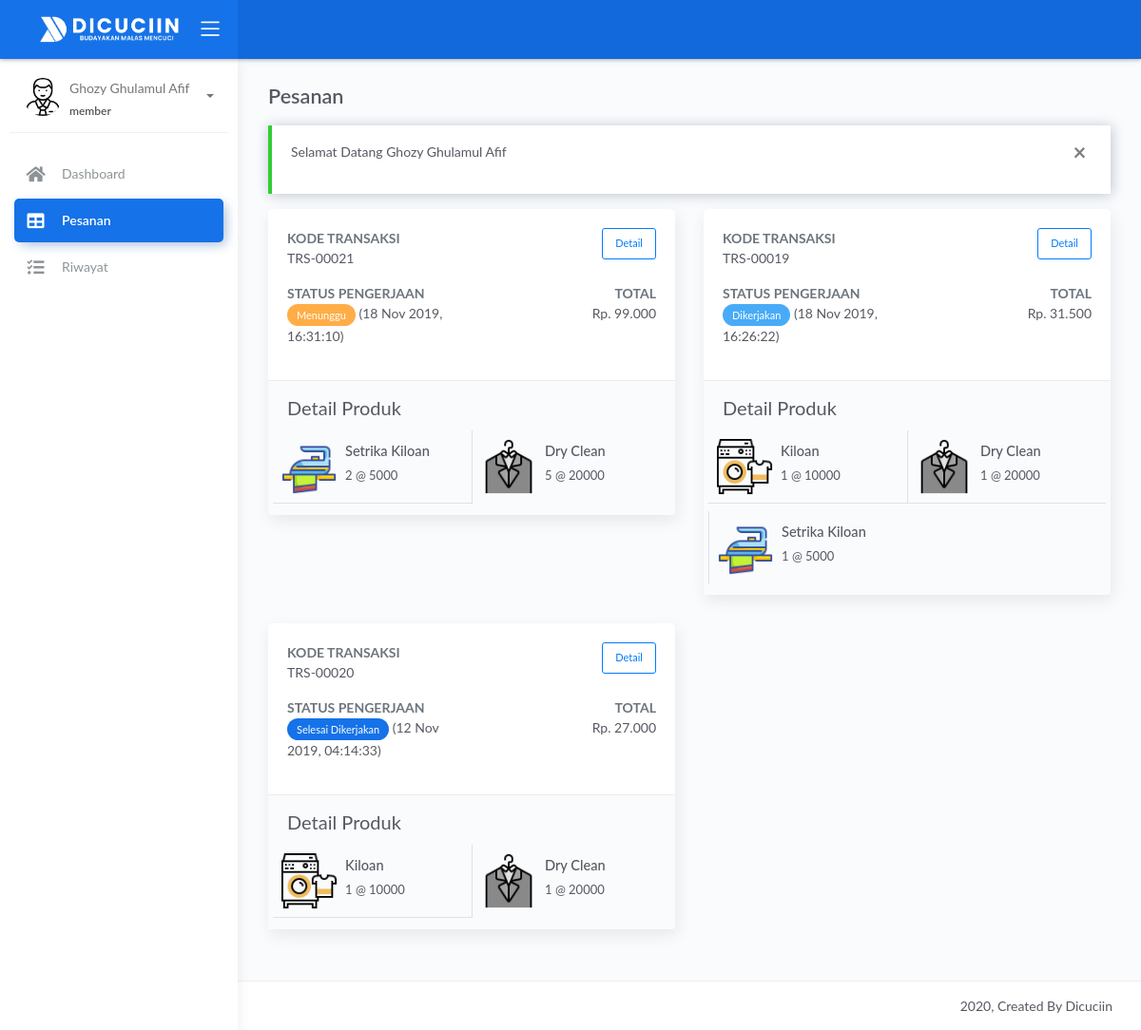
Page /member/index.php?page=pesanan (signed in) on the committed database.
### tables this page shows
CREATE TABLE `transaksi` (
  `kode_transaksi` varchar(10) NOT NULL,
  `tgl_transaksi` timestamp NOT NULL DEFAULT current_timestamp(),
  `pemesan` varchar(50) NOT NULL,
  `telp` varchar(15) NOT NULL,
  `alamat` varchar(255) NOT NULL,
  `logistik` enum('Diantar','Ambil Sendiri') NOT NULL DEFAULT 'Ambil Sendiri',
  `diskon` int(2) NOT NULL DEFAULT 0,
  `total` float NOT NULL,
  `tunai` float NOT NULL,
  `status` enum('0','1','2','3','4') NOT NULL DEFAULT '0' COMMENT '0 - menunggu, 1 - dikerjakan, 2 - selesai dikerjakan, 3 - dikirim, 4 - selesai',
  `update_at` timestamp NOT NULL DEFAULT current_timestamp() ON UPDATE current_timestamp(),
  `id_member` varchar(5) NOT NULL DEFAULT '0'
);

### member/sistem/content.php (called while the page is built, shortened)
<?php
$get_page = $_GET['page'];
switch ($get_page) {
    case 'pesanan':
        $title = 'Pesanan';
        $ps_active = 'active';
        break;
}

### member/views/pesanan.php (the view, shortened to what this page needs)
<?php
$query = mysqli_query($koneksi, "SELECT * FROM transaksi WHERE status < '4' AND id_member = '$_SESSION[id]' ORDER BY status ASC, tgl_transaksi ASC");
?>
<div class="page-inner">
    <div class="row heading">
        <div class="col-8">
            <h2 class="pb-2 fw-bold"><?= $title ?></h2>
        </div>
    </div>
    <?php if (@$_SESSION['pesan']): ?>
        <div class="alert alert-<?= $_SESSION['pesan']['status'] == 'error' ? 'danger' : $_SESSION['pesan']['status'] ?> alert-dismisable fade show" role="alert">
            <button class="close" data-dismiss="alert" aria-label="Close">
                <span aria-hidden="true">&times;</span>
            </button>
            <p><?= $_SESSION['pesan']['msg'] ?></p>
        </div>
    <?php endif; ?>
    <div class="main-content">
    <div class="row">
            <?php if (mysqli_num_rows($query) < 1): ?>
                <div class="col-12">
                    <div class="alert alert-danger fade show" role="alert">
                        <p>Belum ada catatan pesanan saat ini</p>
                    </div>
                </div>
            <?php else: ?>
                <?php while ($row = mysqli_fetch_assoc($query)): ?>
                    <div class="col-xs-12 col-sm-6">
                        <div class="card">
                            <div class="card-body">
                                <div class="row">
                                    <div class="col-8">
                                        <dl>
                                            <dt class="text-uppercase text-muted font-weight-bolde">Kode Transaksi</dt>
                                            <dd><?= $row['kode_transaksi'] ?></dd>
                                        </dl>
                                    </div>
                                    <div class="col-4">
                                        <button class="btn btn-outline-primary btn-sm btn-detail-transaksi float-right" data-toggle="modal" data-target="#detail-transaksi" data-kt="<?= base64_encode($row['kode_transaksi']) ?>">Detail</button>
                                    </div>
                                </div>
                                <div class="row">
                                    <div class="col-8 col-xl-6 pr-1">
                                        <dl>
                                            <dt class="text-uppercase text-muted font-weight-bolde">Status Pengerjaan</dt>
                                            <dd>
                                                <?php if ($row['status'] == '0') echo "<span class=\"badge badge-warning\">Menunggu</span>" ?>
                                                <?php if ($row['status'] == '1') echo "<span class=\"badge badge-info\">Dikerjakan</span>" ?>
                                                <?php if ($row['status'] == '2') echo "<span class=\"badge badge-primary\">Selesai Dikerjakan</span>" ?>
                                                <span class="d-inline">(<?= date('d M Y, H:i:s', strtotime($row['update_at'])) ?>)</span>
                                            </dd>
                                        </dl>
                                    </div>
                                    <div class="col-4 col-xl-6 pl-1">
                                        <dl class="ml-auto d-inline text-right">
                                            <dt class="text-uppercase text-muted font-weight-bolde">Total</dt>
                                            <dd class=>Rp. <?= number_format($row['total'], 0, ',', '.') ?></dd>
                                        </dl>
                                    </div>
                                </div>
                            </div>
                            <div class="card-footer bg-grey1">
                                <div class="card-title">Detail Produk</div>
                                <div class="row">
                                    <?php
                                        $query_detail = mysqli_query($koneksi, "SELECT detail_transaksi.nama_produk, detail_transaksi.qty, produk.icon, produk.harga AS harga_satuan FROM detail_transaksi JOIN produk ON detail_transaksi.id_produk = produk.id_produk WHERE kode_transaksi = '$row[kode_transaksi]'");
                                        while ($row_detail = mysqli_fetch_assoc($query_detail)): ?>
                                        <div class="col-xs-12 col-sm-6 mt-2 p-2 border-left-after border-bottom-after-xs">
                                            <div class="avatar-lg float-left mr-2">
                                                <img src="<?= '../' . $row_detail['icon'] ?>" alt="<?= $row_detail['nama_produk'] ?>" class="avatar-img">
                                            </div>
                                            <div class="info">
                                                <span>
                                                    <h5 class="mb-0 mt-1"><?= $row_detail['nama_produk'] ?></h5>
                                                    <span class="user-level mt-0"><?= $row_detail['qty'] . ' @ ' . $row_detail['harga_satuan'] ?></span>
                                                </span>
                                            </div>
                                        </div>
                                    <?php endwhile; ?>
                                </div>
                            </div>
                        </div>
                    </div>
                <?php endwhile; ?>
            <?php endif; ?>
        </div>
    </div>
</div>

### member/index.php (shortened to what this page needs)
<?php include_once 'sistem/content.php'; ?>
<!DOCTYPE html>
<html lang="en">
<head>
	<link rel="stylesheet" href="../assets/css/bootstrap.min.css">
	<link rel="stylesheet" href="../assets/css/atlantis.min.css">
	<link rel="stylesheet" href="../assets/css/fonts.min.css">
	<link rel="stylesheet" href="../assets/css/style.css">
</head>
<body>
	<div class="wrapper">
		<div class="main-header">
			<div class="logo-header" data-background-color="blue">
				<a href="index.php" class="logo text-white text-uppercase" href="../">
					<img src="../assets/img/logo23.png" alt="Logo Image" style="width: 90%">
				</a>
				<div class="nav-toggle">
					<button class="btn btn-toggle toggle-sidebar">
						<i class="icon-menu"></i>
					</button>
				</div>
			</div>
			<nav class="navbar navbar-header navbar-expand-lg" data-background-color="blue2">
			</nav>
		</div>
		<div class="sidebar sidebar-style-2">
			<div class="sidebar-wrapper scrollbar scrollbar-inner">
				<div class="sidebar-content">
					<div class="user">
						<div class="avatar-sm float-left mr-2">
							<img src="../assets/img/<?= $_SESSION['jenis_kelamin'] ?>.png" alt="<?= $_SESSION['jenis_kelamin'] ?>" class="avatar-img rounded-circle">
						</div>
						<div class="info">
							<a data-toggle="collapse" href="#collapseExample" aria-expanded="true">
								<span>
									<?= $_SESSION['nama'] ?>
									<span class="user-level"><?= $_SESSION['level'] ?></span>
									<span class="caret"></span>
								</span>
							</a>
						</div>
					</div>
					<ul class="nav nav-primary">
						<li class="nav-item <?= @$d_active ?>">
							<a href="index.php">
								<i class="fas fa-home"></i>
								<p>Dashboard</p>
							</a>
						</li>
						<li class="nav-item <?= @$ps_active ?>">
							<a href="index.php?page=pesanan">
								<i class="fas fa-table"></i>
								<p>Pesanan</p>
							</a>
						</li>
						<li class="nav-item <?= @$r_active ?>">
							<a href="index.php?page=riwayat">
								<i class="fas fa-tasks"></i>
								<p>Riwayat</p>
							</a>
						</li>
					</ul>
				</div>
			</div>
		</div>
		<div class="main-panel">
			<div class="content">
				<?php include_once 'views/' . $page ?>
			</div>
			<footer class="footer">
				<div class="container-fluid">
					<div class="copyright ml-auto">
						2020, Created By Dicuciin
					</div>
				</div>
			</footer>
		</div>
	</div>
</body>
</html>

### assets/css/style.css (style rules this page uses)
.logo-header .logo { min-width: 175px; }
.border-bottom-after-xs:not(:last-child) { border-bottom: 1px solid #dee2e6!important; }
@media (min-width: 576px) { .border-left-after:not(:first-child) { border-left: 1px solid #dee2e6!important; } }
@media (min-width: 576px) { .border-bottom-after-xs { border-bottom: none; } }

### rows in the picture
transaksi: kode_transaksi "TRS-00021", status "Menunggu", update_at "18 Nov 2019, 16:31:10", total "99.000", nama_produk "Setrika Kiloan", qty "2", harga_satuan "5000", nama_produk "Dry Clean", qty "5", harga_satuan "20000"
transaksi: kode_transaksi "TRS-00019", status "Dikerjakan", update_at "18 Nov 2019, 16:26:22", total "31.500", nama_produk "Kiloan", qty "1", harga_satuan "10000", nama_produk "Dry Clean", harga_satuan "20000", nama_produk "Setrika Kiloan", harga_satuan "5000"
transaksi: kode_transaksi "TRS-00020", status "Selesai Dikerjakan", update_at "12 Nov 2019, 04:14:33", total "27.000", nama_produk "Kiloan", qty "1", harga_satuan "10000", nama_produk "Dry Clean", harga_satuan "20000"

### other values in the picture
$_SESSION['nama'] "Ghozy Ghulamul Afif"
$_SESSION['level'] "member"
$title "Pesanan"
$_SESSION['pesan']['msg'] "Selamat Datang Ghozy Ghulamul Afif"
